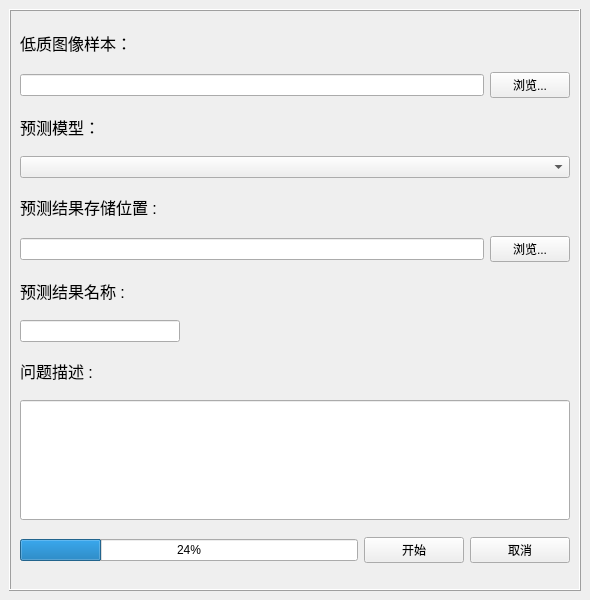
<?xml version="1.0" encoding="UTF-8"?>
<ui version="4.0">
 <class>ReconstructionDockWidget</class>
 <widget class="QDockWidget" name="ReconstructionDockWidget">
  <property name="geometry">
   <rect>
    <x>0</x>
    <y>0</y>
    <width>590</width>
    <height>600</height>
   </rect>
  </property>
  <property name="minimumSize">
   <size>
    <width>590</width>
    <height>600</height>
   </size>
  </property>
  <property name="windowTitle">
   <string>DockWidget</string>
  </property>
  <widget class="QWidget" name="dockWidgetContents">
   <layout class="QHBoxLayout" name="horizontalLayout_5">
    <item>
     <widget class="QFrame" name="frame">
      <property name="frameShape">
       <enum>QFrame::Box</enum>
      </property>
      <property name="frameShadow">
       <enum>QFrame::Raised</enum>
      </property>
      <layout class="QVBoxLayout" name="verticalLayout">
       <item>
        <widget class="QLabel" name="label_16">
         <property name="sizePolicy">
          <sizepolicy hsizetype="Fixed" vsizetype="Fixed">
           <horstretch>0</horstretch>
           <verstretch>0</verstretch>
          </sizepolicy>
         </property>
         <property name="font">
          <font>
           <pointsize>12</pointsize>
          </font>
         </property>
         <property name="text">
          <string>低质图像样本：</string>
         </property>
        </widget>
       </item>
       <item>
        <layout class="QHBoxLayout" name="horizontalLayout">
         <item>
          <widget class="QLineEdit" name="lineEdit_img">
           <property name="sizePolicy">
            <sizepolicy hsizetype="Expanding" vsizetype="Fixed">
             <horstretch>0</horstretch>
             <verstretch>0</verstretch>
            </sizepolicy>
           </property>
           <property name="maximumSize">
            <size>
             <width>16777215</width>
             <height>16777215</height>
            </size>
           </property>
           <property name="text">
            <string/>
           </property>
          </widget>
         </item>
         <item>
          <widget class="QPushButton" name="pushButton_selectUpl">
           <property name="maximumSize">
            <size>
             <width>80</width>
             <height>16777215</height>
            </size>
           </property>
           <property name="text">
            <string>浏览...</string>
           </property>
          </widget>
         </item>
        </layout>
       </item>
       <item>
        <widget class="QLabel" name="label_17">
         <property name="sizePolicy">
          <sizepolicy hsizetype="Fixed" vsizetype="Fixed">
           <horstretch>0</horstretch>
           <verstretch>0</verstretch>
          </sizepolicy>
         </property>
         <property name="font">
          <font>
           <pointsize>12</pointsize>
          </font>
         </property>
         <property name="text">
          <string>预测模型：</string>
         </property>
        </widget>
       </item>
       <item>
        <layout class="QHBoxLayout" name="horizontalLayout_4">
         <item>
          <widget class="QComboBox" name="comboBox">
           <property name="sizePolicy">
            <sizepolicy hsizetype="Expanding" vsizetype="Fixed">
             <horstretch>0</horstretch>
             <verstretch>0</verstretch>
            </sizepolicy>
           </property>
          </widget>
         </item>
        </layout>
       </item>
       <item>
        <widget class="QLabel" name="label_11">
         <property name="sizePolicy">
          <sizepolicy hsizetype="Fixed" vsizetype="Fixed">
           <horstretch>0</horstretch>
           <verstretch>0</verstretch>
          </sizepolicy>
         </property>
         <property name="font">
          <font>
           <pointsize>12</pointsize>
          </font>
         </property>
         <property name="text">
          <string>预测结果存储位置 :</string>
         </property>
        </widget>
       </item>
       <item>
        <layout class="QHBoxLayout" name="horizontalLayout_3">
         <item>
          <widget class="QLineEdit" name="lineEdit_svgPath">
           <property name="sizePolicy">
            <sizepolicy hsizetype="Expanding" vsizetype="Fixed">
             <horstretch>0</horstretch>
             <verstretch>0</verstretch>
            </sizepolicy>
           </property>
          </widget>
         </item>
         <item>
          <widget class="QPushButton" name="pushButton_selectSvg">
           <property name="text">
            <string>浏览...</string>
           </property>
          </widget>
         </item>
        </layout>
       </item>
       <item>
        <widget class="QLabel" name="label_18">
         <property name="sizePolicy">
          <sizepolicy hsizetype="Fixed" vsizetype="Fixed">
           <horstretch>0</horstretch>
           <verstretch>0</verstretch>
          </sizepolicy>
         </property>
         <property name="font">
          <font>
           <pointsize>12</pointsize>
          </font>
         </property>
         <property name="text">
          <string>预测结果名称 :</string>
         </property>
        </widget>
       </item>
       <item>
        <widget class="QLineEdit" name="lineEdit_svgName_2">
         <property name="sizePolicy">
          <sizepolicy hsizetype="Expanding" vsizetype="Fixed">
           <horstretch>0</horstretch>
           <verstretch>0</verstretch>
          </sizepolicy>
         </property>
         <property name="minimumSize">
          <size>
           <width>160</width>
           <height>20</height>
          </size>
         </property>
         <property name="maximumSize">
          <size>
           <width>150</width>
           <height>16777215</height>
          </size>
         </property>
         <property name="text">
          <string/>
         </property>
        </widget>
       </item>
       <item>
        <widget class="QLabel" name="label_19">
         <property name="sizePolicy">
          <sizepolicy hsizetype="Fixed" vsizetype="Fixed">
           <horstretch>0</horstretch>
           <verstretch>0</verstretch>
          </sizepolicy>
         </property>
         <property name="font">
          <font>
           <pointsize>12</pointsize>
          </font>
         </property>
         <property name="text">
          <string>问题描述 :</string>
         </property>
        </widget>
       </item>
       <item>
        <widget class="QLineEdit" name="lineEdit_svgInf_2">
         <property name="sizePolicy">
          <sizepolicy hsizetype="Expanding" vsizetype="Minimum">
           <horstretch>0</horstretch>
           <verstretch>0</verstretch>
          </sizepolicy>
         </property>
         <property name="minimumSize">
          <size>
           <width>550</width>
           <height>90</height>
          </size>
         </property>
         <property name="maximumSize">
          <size>
           <width>0</width>
           <height>120</height>
          </size>
         </property>
         <property name="text">
          <string/>
         </property>
        </widget>
       </item>
       <item>
        <layout class="QHBoxLayout" name="horizontalLayout_2">
         <item>
          <widget class="QProgressBar" name="progressBar_2">
           <property name="sizePolicy">
            <sizepolicy hsizetype="Expanding" vsizetype="Fixed">
             <horstretch>0</horstretch>
             <verstretch>0</verstretch>
            </sizepolicy>
           </property>
           <property name="minimumSize">
            <size>
             <width>0</width>
             <height>0</height>
            </size>
           </property>
           <property name="value">
            <number>24</number>
           </property>
          </widget>
         </item>
         <item>
          <widget class="QPushButton" name="pushButton_start">
           <property name="sizePolicy">
            <sizepolicy hsizetype="Fixed" vsizetype="Fixed">
             <horstretch>0</horstretch>
             <verstretch>0</verstretch>
            </sizepolicy>
           </property>
           <property name="minimumSize">
            <size>
             <width>100</width>
             <height>0</height>
            </size>
           </property>
           <property name="text">
            <string>开始</string>
           </property>
          </widget>
         </item>
         <item>
          <widget class="QPushButton" name="pushButton_cancel">
           <property name="minimumSize">
            <size>
             <width>100</width>
             <height>0</height>
            </size>
           </property>
           <property name="text">
            <string>取消</string>
           </property>
          </widget>
         </item>
        </layout>
       </item>
      </layout>
     </widget>
    </item>
   </layout>
  </widget>
 </widget>
 <resources/>
 <connections/>
</ui>
